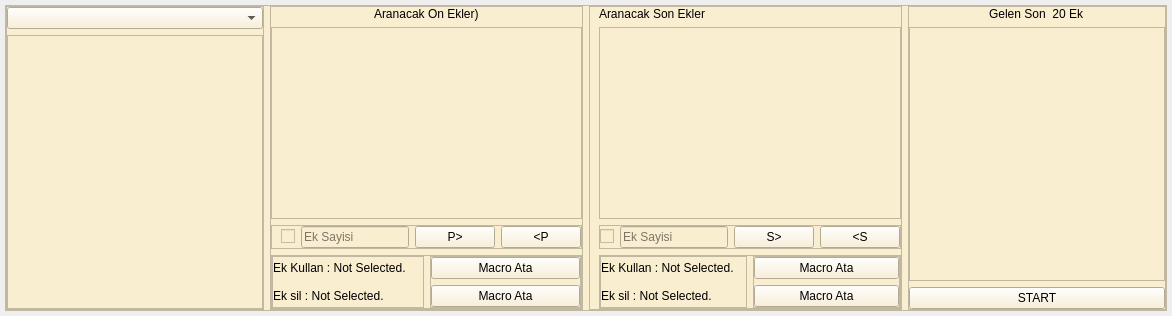
               <widget class="QWidget" name="search_page">
                <layout class="QVBoxLayout" name="verticalLayout_13">
                 <property name="spacing">
                  <number>5</number>
                 </property>
                 <property name="leftMargin">
                  <number>5</number>
                 </property>
                 <property name="topMargin">
                  <number>5</number>
                 </property>
                 <property name="rightMargin">
                  <number>5</number>
                 </property>
                 <property name="bottomMargin">
                  <number>5</number>
                 </property>
                 <item>
                  <widget class="QFrame" name="frame_13">
                   <property name="styleSheet">
                    <string notr="true">font: 700 10pt &quot;Segoe UI&quot;;
background-color: #FAEED1;
</string>
                   </property>
                   <property name="frameShape">
                    <enum>QFrame::StyledPanel</enum>
                   </property>
                   <property name="frameShadow">
                    <enum>QFrame::Raised</enum>
                   </property>
                   <layout class="QHBoxLayout" name="horizontalLayout_15">
                    <property name="leftMargin">
                     <number>0</number>
                    </property>
                    <property name="topMargin">
                     <number>0</number>
                    </property>
                    <property name="rightMargin">
                     <number>0</number>
                    </property>
                    <property name="bottomMargin">
                     <number>0</number>
                    </property>
                    <item>
                     <widget class="QFrame" name="frame_14">
                      <property name="frameShape">
                       <enum>QFrame::StyledPanel</enum>
                      </property>
                      <property name="frameShadow">
                       <enum>QFrame::Raised</enum>
                      </property>
                      <layout class="QVBoxLayout" name="verticalLayout_14">
                       <property name="leftMargin">
                        <number>0</number>
                       </property>
                       <property name="topMargin">
                        <number>0</number>
                       </property>
                       <property name="rightMargin">
                        <number>0</number>
                       </property>
                       <property name="bottomMargin">
                        <number>0</number>
                       </property>
                       <item>
                        <widget class="QComboBox" name="aranan_widget">
                         <property name="styleSheet">
                          <string notr="true">font: 700 10pt &quot;Segoe UI&quot;;</string>
                         </property>
                        </widget>
                       </item>
                       <item>
                        <widget class="QListWidget" name="aranan_listbox">
                         <property name="styleSheet">
                          <string notr="true">font: 700 10pt &quot;Segoe UI&quot;;
background-color: #FAEED1;
</string>
                         </property>
                        </widget>
                       </item>
                      </layout>
                     </widget>
                    </item>
                    <item>
                     <widget class="QFrame" name="frame_15">
                      <property name="styleSheet">
                       <string notr="true">font: 700 10pt &quot;Segoe UI&quot;;
background-color: #FAEED1;
</string>
                      </property>
                      <property name="frameShape">
                       <enum>QFrame::StyledPanel</enum>
                      </property>
                      <property name="frameShadow">
                       <enum>QFrame::Raised</enum>
                      </property>
                      <layout class="QVBoxLayout" name="verticalLayout_22">
                       <property name="leftMargin">
                        <number>0</number>
                       </property>
                       <property name="topMargin">
                        <number>0</number>
                       </property>
                       <property name="rightMargin">
                        <number>0</number>
                       </property>
                       <property name="bottomMargin">
                        <number>0</number>
                       </property>
                       <item alignment="Qt::AlignHCenter">
                        <widget class="QLabel" name="label_3">
                         <property name="styleSheet">
                          <string notr="true">font: 700 10pt &quot;Segoe UI&quot;;</string>
                         </property>
                         <property name="text">
                          <string>Aranacak On Ekler)</string>
                         </property>
                        </widget>
                       </item>
                       <item>
                        <widget class="QListWidget" name="aranan_on_ek">
                         <property name="styleSheet">
                          <string notr="true">font: 700 10pt &quot;Segoe UI&quot;;
background-color: #FAEED1;
</string>
                         </property>
                        </widget>
                       </item>
                       <item>
                        <widget class="QFrame" name="frame_18">
                         <property name="frameShape">
                          <enum>QFrame::StyledPanel</enum>
                         </property>
                         <property name="frameShadow">
                          <enum>QFrame::Raised</enum>
                         </property>
                         <layout class="QHBoxLayout" name="horizontalLayout_13">
                          <property name="topMargin">
                           <number>0</number>
                          </property>
                          <property name="rightMargin">
                           <number>0</number>
                          </property>
                          <property name="bottomMargin">
                           <number>0</number>
                          </property>
                          <item>
                           <widget class="QCheckBox" name="p_izin">
                            <property name="text">
                             <string/>
                            </property>
                           </widget>
                          </item>
                          <item>
                           <widget class="QLineEdit" name="p_ek_sayi">
                            <property name="styleSheet">
                             <string notr="true">font: 700 10pt &quot;Segoe UI&quot;;</string>
                            </property>
                            <property name="placeholderText">
                             <string>Ek Sayisi</string>
                            </property>
                           </widget>
                          </item>
                          <item>
                           <widget class="QPushButton" name="p_ekle">
                            <property name="styleSheet">
                             <string notr="true">font: 700 10pt &quot;Segoe UI&quot;;</string>
                            </property>
                            <property name="text">
                             <string>P&gt;</string>
                            </property>
                           </widget>
                          </item>
                          <item>
                           <widget class="QPushButton" name="p_sil">
                            <property name="styleSheet">
                             <string notr="true">font: 700 10pt &quot;Segoe UI&quot;;</string>
                            </property>
                            <property name="text">
                             <string>&lt;P</string>
                            </property>
                           </widget>
                          </item>
                         </layout>
                        </widget>
                       </item>
                       <item>
                        <widget class="QFrame" name="frame_31">
                         <property name="frameShape">
                          <enum>QFrame::StyledPanel</enum>
                         </property>
                         <property name="frameShadow">
                          <enum>QFrame::Raised</enum>
                         </property>
                         <layout class="QHBoxLayout" name="horizontalLayout_23">
                          <property name="leftMargin">
                           <number>0</number>
                          </property>
                          <property name="topMargin">
                           <number>0</number>
                          </property>
                          <property name="rightMargin">
                           <number>0</number>
                          </property>
                          <property name="bottomMargin">
                           <number>0</number>
                          </property>
                          <item>
                           <widget class="QFrame" name="frame_29">
                            <property name="frameShape">
                             <enum>QFrame::StyledPanel</enum>
                            </property>
                            <property name="frameShadow">
                             <enum>QFrame::Raised</enum>
                            </property>
                            <layout class="QVBoxLayout" name="verticalLayout_15">
                             <property name="leftMargin">
                              <number>0</number>
                             </property>
                             <property name="topMargin">
                              <number>0</number>
                             </property>
                             <property name="rightMargin">
                              <number>0</number>
                             </property>
                             <property name="bottomMargin">
                              <number>0</number>
                             </property>
                             <item>
                              <widget class="QLabel" name="p_macro_basma_adi">
                               <property name="text">
                                <string>Ek Kullan : Not Selected.</string>
                               </property>
                              </widget>
                             </item>
                             <item>
                              <widget class="QLabel" name="p_macro_silme_adi">
                               <property name="text">
                                <string>Ek sil : Not Selected.</string>
                               </property>
                              </widget>
                             </item>
                            </layout>
                           </widget>
                          </item>
                          <item>
                           <widget class="QFrame" name="frame_30">
                            <property name="frameShape">
                             <enum>QFrame::StyledPanel</enum>
                            </property>
                            <property name="frameShadow">
                             <enum>QFrame::Raised</enum>
                            </property>
                            <layout class="QVBoxLayout" name="verticalLayout_21">
                             <property name="leftMargin">
                              <number>0</number>
                             </property>
                             <property name="topMargin">
                              <number>0</number>
                             </property>
                             <property name="rightMargin">
                              <number>0</number>
                             </property>
                             <property name="bottomMargin">
                              <number>0</number>
                             </property>
                             <item>
                              <widget class="QPushButton" name="p_macro_ata">
                               <property name="text">
                                <string>Macro Ata</string>
                               </property>
                              </widget>
                             </item>
                             <item>
                              <widget class="QPushButton" name="p_silme_ata">
                               <property name="text">
                                <string>Macro Ata</string>
                               </property>
                              </widget>
                             </item>
                            </layout>
                           </widget>
                          </item>
                         </layout>
                        </widget>
                       </item>
                      </layout>
                     </widget>
                    </item>
                    <item>
                     <widget class="QFrame" name="frame_16">
                      <property name="styleSheet">
                       <string notr="true">font: 700 10pt &quot;Segoe UI&quot;;
background-color: #FAEED1;
</string>
                      </property>
                      <property name="frameShape">
                       <enum>QFrame::StyledPanel</enum>
                      </property>
                      <property name="frameShadow">
                       <enum>QFrame::Raised</enum>
                      </property>
                      <layout class="QVBoxLayout" name="verticalLayout_24">
                       <property name="topMargin">
                        <number>0</number>
                       </property>
                       <property name="rightMargin">
                        <number>0</number>
                       </property>
                       <property name="bottomMargin">
                        <number>0</number>
                       </property>
                       <item>
                        <widget class="QLabel" name="label_8">
                         <property name="styleSheet">
                          <string notr="true">font: 700 10pt &quot;Segoe UI&quot;;</string>
                         </property>
                         <property name="text">
                          <string>Aranacak Son Ekler</string>
                         </property>
                        </widget>
                       </item>
                       <item>
                        <widget class="QListWidget" name="aranan_son_ek">
                         <property name="styleSheet">
                          <string notr="true">font: 700 10pt &quot;Segoe UI&quot;;
background-color: #FAEED1;
</string>
                         </property>
                        </widget>
                       </item>
                       <item>
                        <widget class="QFrame" name="frame_19">
                         <property name="frameShape">
                          <enum>QFrame::StyledPanel</enum>
                         </property>
                         <property name="frameShadow">
                          <enum>QFrame::Raised</enum>
                         </property>
                         <layout class="QHBoxLayout" name="horizontalLayout_14">
                          <property name="leftMargin">
                           <number>0</number>
                          </property>
                          <property name="topMargin">
                           <number>0</number>
                          </property>
                          <property name="rightMargin">
                           <number>0</number>
                          </property>
                          <property name="bottomMargin">
                           <number>0</number>
                          </property>
                          <item>
                           <widget class="QCheckBox" name="s_izin">
                            <property name="text">
                             <string/>
                            </property>
                           </widget>
                          </item>
                          <item>
                           <widget class="QLineEdit" name="s_ek_sayi">
                            <property name="styleSheet">
                             <string notr="true">font: 700 10pt &quot;Segoe UI&quot;;</string>
                            </property>
                            <property name="placeholderText">
                             <string>Ek Sayisi</string>
                            </property>
                           </widget>
                          </item>
                          <item>
                           <widget class="QPushButton" name="s_ekle">
                            <property name="styleSheet">
                             <string notr="true">font: 700 10pt &quot;Segoe UI&quot;;</string>
                            </property>
                            <property name="text">
                             <string>S&gt;</string>
                            </property>
                           </widget>
                          </item>
                          <item>
                           <widget class="QPushButton" name="s_sil">
                            <property name="styleSheet">
                             <string notr="true">font: 700 10pt &quot;Segoe UI&quot;;</string>
                            </property>
                            <property name="text">
                             <string>&lt;S</string>
                            </property>
                           </widget>
                          </item>
                         </layout>
                        </widget>
                       </item>
                       <item>
                        <widget class="QFrame" name="frame_32">
                         <property name="frameShape">
                          <enum>QFrame::StyledPanel</enum>
                         </property>
                         <property name="frameShadow">
                          <enum>QFrame::Raised</enum>
                         </property>
                         <layout class="QHBoxLayout" name="horizontalLayout_24">
                          <property name="leftMargin">
                           <number>0</number>
                          </property>
                          <property name="topMargin">
                           <number>0</number>
                          </property>
                          <property name="rightMargin">
                           <number>0</number>
                          </property>
                          <property name="bottomMargin">
                           <number>0</number>
                          </property>
                          <item>
                           <widget class="QFrame" name="frame_33">
                            <property name="frameShape">
                             <enum>QFrame::StyledPanel</enum>
                            </property>
                            <property name="frameShadow">
                             <enum>QFrame::Raised</enum>
                            </property>
                            <layout class="QVBoxLayout" name="verticalLayout_16">
                             <property name="leftMargin">
                              <number>0</number>
                             </property>
                             <property name="topMargin">
                              <number>0</number>
                             </property>
                             <property name="rightMargin">
                              <number>0</number>
                             </property>
                             <property name="bottomMargin">
                              <number>0</number>
                             </property>
                             <item>
                              <widget class="QLabel" name="s_macro_basma_adi">
                               <property name="text">
                                <string>Ek Kullan : Not Selected.</string>
                               </property>
                              </widget>
                             </item>
                             <item>
                              <widget class="QLabel" name="s_macro_silme_adi">
                               <property name="text">
                                <string>Ek sil : Not Selected.</string>
                               </property>
                              </widget>
                             </item>
                            </layout>
                           </widget>
                          </item>
                          <item>
                           <widget class="QFrame" name="frame_34">
                            <property name="frameShape">
                             <enum>QFrame::StyledPanel</enum>
                            </property>
                            <property name="frameShadow">
                             <enum>QFrame::Raised</enum>
                            </property>
                            <layout class="QVBoxLayout" name="verticalLayout_23">
                             <property name="leftMargin">
                              <number>0</number>
                             </property>
                             <property name="topMargin">
                              <number>0</number>
                             </property>
                             <property name="rightMargin">
                              <number>0</number>
                             </property>
                             <property name="bottomMargin">
                              <number>0</number>
                             </property>
                             <item>
                              <widget class="QPushButton" name="s_macro_ata">
                               <property name="text">
                                <string>Macro Ata</string>
                               </property>
                              </widget>
                             </item>
                             <item>
                              <widget class="QPushButton" name="s_silme_ata">
                               <property name="text">
                                <string>Macro Ata</string>
                               </property>
                              </widget>
                             </item>
                            </layout>
                           </widget>
                          </item>
                         </layout>
                        </widget>
                       </item>
                      </layout>
                     </widget>
                    </item>
                    <item>
                     <widget class="QFrame" name="frame_17">
                      <property name="styleSheet">
                       <string notr="true">font: 700 10pt &quot;Segoe UI&quot;;
background-color: #FAEED1;
</string>
                      </property>
                      <property name="frameShape">
                       <enum>QFrame::StyledPanel</enum>
                      </property>
                      <property name="frameShadow">
                       <enum>QFrame::Raised</enum>
                      </property>
                      <layout class="QVBoxLayout" name="verticalLayout_17">
                       <property name="leftMargin">
                        <number>0</number>
                       </property>
                       <property name="topMargin">
                        <number>0</number>
                       </property>
                       <property name="rightMargin">
                        <number>0</number>
                       </property>
                       <property name="bottomMargin">
                        <number>0</number>
                       </property>
                       <item alignment="Qt::AlignHCenter">
                        <widget class="QLabel" name="label_9">
                         <property name="styleSheet">
                          <string notr="true">font: 700 10pt &quot;Segoe UI&quot;;</string>
                         </property>
                         <property name="text">
                          <string>Gelen Son  20 Ek</string>
                         </property>
                        </widget>
                       </item>
                       <item>
                        <widget class="QListWidget" name="gelen_ekler">
                         <property name="styleSheet">
                          <string notr="true">font: 700 10pt &quot;Segoe UI&quot;;
background-color: #FAEED1;
</string>
                         </property>
                        </widget>
                       </item>
                       <item>
                        <widget class="QPushButton" name="start_attachment">
                         <property name="text">
                          <string>START</string>
                         </property>
                        </widget>
                       </item>
                      </layout>
                     </widget>
                    </item>
                   </layout>
                  </widget>
                 </item>
                </layout>
               </widget>
